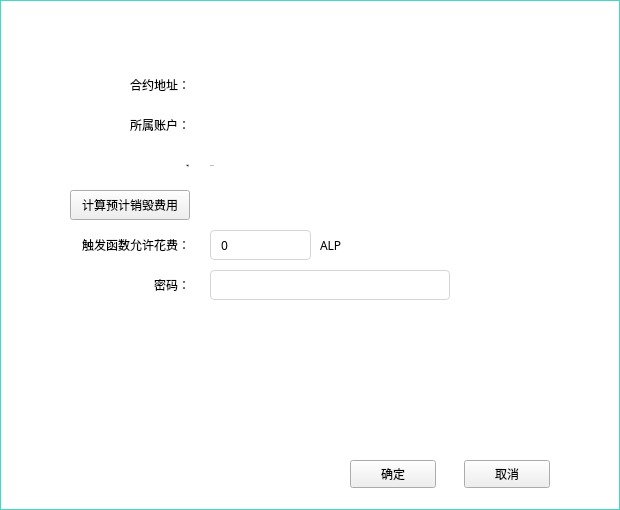
<?xml version="1.0" encoding="UTF-8"?>
<ui version="4.0">
 <class>WithdrawDialog</class>
 <widget class="QDialog" name="WithdrawDialog">
  <property name="geometry">
   <rect>
    <x>0</x>
    <y>0</y>
    <width>620</width>
    <height>510</height>
   </rect>
  </property>
  <property name="font">
   <font>
    <family>微软雅黑</family>
   </font>
  </property>
  <property name="windowTitle">
   <string>Dialog</string>
  </property>
  <property name="styleSheet">
   <string notr="true">#WithdrawDialog{border:1px solid rgb(68,217,199);background-color:white;}
QLineEdit{border:1px solid rgb(214,214,214);border-radius:4px;padding: 0px 8px 0px 8px;font: 12px &quot;微软雅黑&quot;;}
QLabel{font: 12px &quot;微软雅黑&quot;;}</string>
  </property>
  <widget class="QLabel" name="label_2">
   <property name="geometry">
    <rect>
     <x>50</x>
     <y>70</y>
     <width>140</width>
     <height>30</height>
    </rect>
   </property>
   <property name="text">
    <string>合约地址：</string>
   </property>
   <property name="alignment">
    <set>Qt::AlignRight|Qt::AlignTrailing|Qt::AlignVCenter</set>
   </property>
  </widget>
  <widget class="QLabel" name="pwdLabel">
   <property name="geometry">
    <rect>
     <x>50</x>
     <y>270</y>
     <width>140</width>
     <height>30</height>
    </rect>
   </property>
   <property name="text">
    <string>密码：</string>
   </property>
   <property name="alignment">
    <set>Qt::AlignRight|Qt::AlignTrailing|Qt::AlignVCenter</set>
   </property>
  </widget>
  <widget class="QLineEdit" name="pwdLineEdit">
   <property name="geometry">
    <rect>
     <x>210</x>
     <y>270</y>
     <width>240</width>
     <height>30</height>
    </rect>
   </property>
   <property name="echoMode">
    <enum>QLineEdit::Password</enum>
   </property>
  </widget>
  <widget class="QLabel" name="addressLabel">
   <property name="geometry">
    <rect>
     <x>210</x>
     <y>70</y>
     <width>380</width>
     <height>30</height>
    </rect>
   </property>
   <property name="text">
    <string/>
   </property>
   <property name="alignment">
    <set>Qt::AlignLeading|Qt::AlignLeft|Qt::AlignVCenter</set>
   </property>
   <property name="textInteractionFlags">
    <set>Qt::LinksAccessibleByMouse|Qt::TextSelectableByMouse</set>
   </property>
  </widget>
  <widget class="QToolButton" name="okBtn">
   <property name="geometry">
    <rect>
     <x>350</x>
     <y>460</y>
     <width>86</width>
     <height>28</height>
    </rect>
   </property>
   <property name="styleSheet">
    <string notr="true">font: 9pt &quot;微软雅黑&quot;;</string>
   </property>
   <property name="text">
    <string>确定</string>
   </property>
  </widget>
  <widget class="QLabel" name="label_3">
   <property name="geometry">
    <rect>
     <x>50</x>
     <y>110</y>
     <width>140</width>
     <height>30</height>
    </rect>
   </property>
   <property name="text">
    <string>所属账户：</string>
   </property>
   <property name="alignment">
    <set>Qt::AlignRight|Qt::AlignTrailing|Qt::AlignVCenter</set>
   </property>
  </widget>
  <widget class="QLabel" name="accountLabel">
   <property name="geometry">
    <rect>
     <x>210</x>
     <y>110</y>
     <width>320</width>
     <height>30</height>
    </rect>
   </property>
   <property name="text">
    <string/>
   </property>
   <property name="alignment">
    <set>Qt::AlignLeading|Qt::AlignLeft|Qt::AlignVCenter</set>
   </property>
  </widget>
  <widget class="QLabel" name="label_4">
   <property name="geometry">
    <rect>
     <x>20</x>
     <y>5</y>
     <width>81</width>
     <height>30</height>
    </rect>
   </property>
   <property name="font">
    <font>
     <family>微软雅黑</family>
     <pointsize>-1</pointsize>
     <weight>50</weight>
     <italic>false</italic>
     <bold>false</bold>
    </font>
   </property>
   <property name="styleSheet">
    <string notr="true">font: 14px &quot;微软雅黑&quot;;
color: rgb(255, 255, 255);</string>
   </property>
   <property name="text">
    <string>销毁合约</string>
   </property>
  </widget>
  <widget class="QToolButton" name="closeBtn">
   <property name="geometry">
    <rect>
     <x>589</x>
     <y>12</y>
     <width>16</width>
     <height>16</height>
    </rect>
   </property>
   <property name="font">
    <font>
     <family>微软雅黑</family>
    </font>
   </property>
   <property name="cursor">
    <cursorShape>PointingHandCursor</cursorShape>
   </property>
   <property name="styleSheet">
    <string notr="true">QToolButton{background-image:url(:pic2/close5.png);background-repeat: repeat-xy;background-position: center;background-attachment: fixed;background-clip: padding;border-style: flat;}</string>
   </property>
   <property name="text">
    <string/>
   </property>
  </widget>
  <widget class="QLabel" name="label_10">
   <property name="geometry">
    <rect>
     <x>320</x>
     <y>230</y>
     <width>51</width>
     <height>30</height>
    </rect>
   </property>
   <property name="text">
    <string>ALP</string>
   </property>
   <property name="alignment">
    <set>Qt::AlignLeading|Qt::AlignLeft|Qt::AlignVCenter</set>
   </property>
  </widget>
  <widget class="QLabel" name="costLabel">
   <property name="geometry">
    <rect>
     <x>210</x>
     <y>190</y>
     <width>130</width>
     <height>30</height>
    </rect>
   </property>
   <property name="text">
    <string/>
   </property>
  </widget>
  <widget class="QLineEdit" name="onDestroyAmountLineEdit">
   <property name="geometry">
    <rect>
     <x>210</x>
     <y>230</y>
     <width>101</width>
     <height>30</height>
    </rect>
   </property>
   <property name="text">
    <string>0</string>
   </property>
  </widget>
  <widget class="QToolButton" name="estimateBtn">
   <property name="geometry">
    <rect>
     <x>70</x>
     <y>190</y>
     <width>120</width>
     <height>30</height>
    </rect>
   </property>
   <property name="styleSheet">
    <string notr="true">font: 9pt &quot;微软雅黑&quot;;</string>
   </property>
   <property name="text">
    <string>计算预计销毁费用</string>
   </property>
  </widget>
  <widget class="QLabel" name="label_9">
   <property name="geometry">
    <rect>
     <x>50</x>
     <y>230</y>
     <width>140</width>
     <height>30</height>
    </rect>
   </property>
   <property name="text">
    <string>触发函数允许花费：</string>
   </property>
   <property name="alignment">
    <set>Qt::AlignRight|Qt::AlignTrailing|Qt::AlignVCenter</set>
   </property>
  </widget>
  <widget class="QLabel" name="label_11">
   <property name="geometry">
    <rect>
     <x>210</x>
     <y>150</y>
     <width>80</width>
     <height>30</height>
    </rect>
   </property>
   <property name="font">
    <font>
     <family>微软雅黑</family>
     <pointsize>-1</pointsize>
     <weight>50</weight>
     <italic>false</italic>
     <bold>false</bold>
    </font>
   </property>
   <property name="text">
    <string>0.01 ALP</string>
   </property>
   <property name="alignment">
    <set>Qt::AlignLeading|Qt::AlignLeft|Qt::AlignVCenter</set>
   </property>
  </widget>
  <widget class="QLabel" name="label_12">
   <property name="geometry">
    <rect>
     <x>50</x>
     <y>150</y>
     <width>140</width>
     <height>30</height>
    </rect>
   </property>
   <property name="font">
    <font>
     <family>微软雅黑</family>
     <pointsize>-1</pointsize>
     <weight>50</weight>
     <italic>false</italic>
     <bold>false</bold>
    </font>
   </property>
   <property name="text">
    <string>手续费：</string>
   </property>
   <property name="alignment">
    <set>Qt::AlignRight|Qt::AlignTrailing|Qt::AlignVCenter</set>
   </property>
  </widget>
  <widget class="QToolButton" name="cancelBtn">
   <property name="geometry">
    <rect>
     <x>464</x>
     <y>460</y>
     <width>86</width>
     <height>28</height>
    </rect>
   </property>
   <property name="styleSheet">
    <string notr="true">font: 9pt &quot;微软雅黑&quot;;</string>
   </property>
   <property name="text">
    <string>取消</string>
   </property>
  </widget>
 </widget>
 <resources/>
 <connections/>
</ui>
